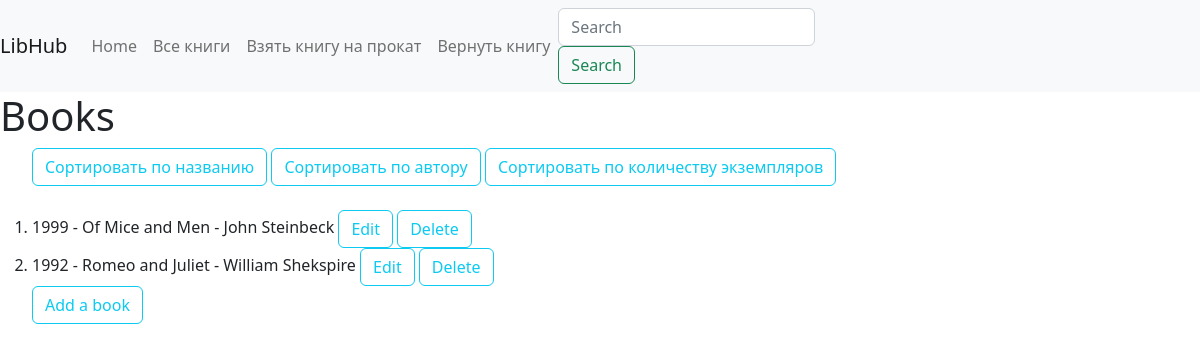
The page /book_list/ on the database its author committed.
### LibraryWeb/models.py (models this page shows, shortened)
class Book(models.Model):
    title = models.CharField(max_length=100)
    author = models.CharField(max_length=100)
    publication_year = models.IntegerField()
    publisher = models.CharField(max_length=100)
    page_count = models.IntegerField()
    copies_available = models.IntegerField()

### LibraryWeb/views.py (the view)
# urls.py: path('book_list/', ListAllBooksView.as_view(), name='book_list'),
class ListAllBooksView(ListView):
    model = Book
    template_name = 'book_list.html'
    context_object_name = 'books'
    paginate_by = 100
    def get_queryset(self):
        query = self.request.GET.get('q')
        sort_by = self.request.GET.get('sort')
        object_list = Book.objects.all()
        if query:
            object_list = Book.objects.filter(
                Q(title__icontains=query) | Q(author__icontains=query) | Q(publisher__icontains=query)
            )
        if sort_by == 'title':
            object_list = object_list.order_by('title')
        elif sort_by == 'author':
            object_list = object_list.order_by('author')
        elif sort_by == 'copies':
            object_list = object_list.order_by('copies_available')
        return object_list

### LibraryWeb/templates/LibraryWeb/book_list.html (shortened to what this page needs)
{% extends "LibraryWeb/base.html" %}
{% block content %}
    <link href="https://cdn.jsdelivr.net/npm/bootstrap@5.2.1/dist/css/bootstrap.min.css" rel="stylesheet">
<h1>Books</h1>
<ol>
<a href="?sort=title" class="btn btn-outline-info ml-3">Сортировать по названию</a>
<a href="?sort=author" class="btn btn-outline-info ml-3">Сортировать по автору</a>
<a href="?sort=copies" class="btn btn-outline-info ml-3">Сортировать по количеству экземпляров</a> <br><br>
{% for book in object_list %}
    <li>{{ book.publication_year }} - {{ book.title }} - {{ book.author }} <a href="{% url 'update_book' book.id %}" class="btn btn-outline-info ml-3">Edit</a>
        <a href="{% url 'delete_book' book.id %}" class="btn btn-outline-info ml-3">Delete</a>
{% empty %}
    <li>No books yet.</li>
{% endfor %}
    <br><a href="{% url 'add_book' %}" class="btn btn-outline-info ml-3">Add a book</a>
</ol>
{% endblock content %}

### rows shown on the page
Book: publication_year "1999", title "Of Mice and Men", author "John Steinbeck"
Book: publication_year "1992", title "Romeo and Juliet", author "William Shekspire"
